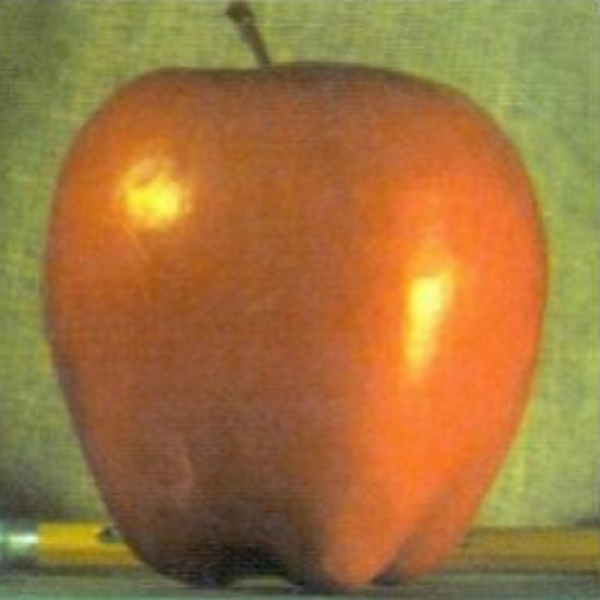
#> input picture Projects/Smooth image transitions using Laplace's pyramid/Datasets/Apple.png, 600 x 600 px; the run also reads 3 pictures not shown here
$ jupyter execute 'Smooth Transitions.ipynb'
#> lines starting #> are read from the running program, lines starting #| are printed output that depends on the picture; after the words box and inside, x2 and y2 are one past the last pixel; in counts of white or black regions, pixels touching at a corner belong together
## ======= Libraries =======

[cell 1]
# Determinadas
import numpy as np
import pandas
import matplotlib.pyplot as plt

# Procesamiento de imágenes
import cv2

# <br><br><br><br><br>======= Part 1 =======

### Given 2 input gray-scale images, create a binary image mask and blend the images in a seamless way. The gray-scale resulting image should show a smooth transition between the two images(from side to side).

### -SmootTransition Class

$$Combined Laplacian_k = (Mask_k * LaplacianA_k) + ((1-Mask_k) * LaplacianB_k)$$

[cell 2]
class SmoothTransition:
    def __init__(self, imgA, imgB, mask, levels=1):
        self.imgA = imgA # Imagen A.
        self.imgB = imgB # Imagen B.
        self.mask = mask # Máscara de la combinación.
        self.levels = levels # Niveles a usar en la pirámide Gaussiana.
        self.mask_pyramid = [] # Pirámide Gaussiana de la máscara.
        self.gaussian_pyramid_A = [] # Pirámide Gaussiana de la imagen A.
        self.gaussian_pyramid_B = [] # Pirámide Gaussiana de la imagen B.
        self.laplacian_pyramid_A = [] # Pirámide Laplaciana de la imagen A.
        self.laplacian_pyramid_B = [] # Pirámide Laplaciana de la imagen B.
        self.reconstructed_laplacian = [] # Pirámide de imágenes donde ya están combinadas.
        self.solution = None # Solución Laplaciana.

    def getGaussianPyramid(self, img):
        ''' Regresa la pirámide Gaussiana de una imagen dada.
            img = Imagen. '''

        # Pirámides Gaussianas.
        gaussian_pyramid = [img]

        # Crear pirámide Gaussiana.
        img_copy = img.copy()

        for i in range(self.levels):
            # Bajar pirámide (comprimir).
            img_copy = cv2.pyrDown(img_copy)

            # Añadir a la lista.
            gaussian_pyramid.append( np.float32(img_copy) )

        return gaussian_pyramid

    def getLaplacianPyramid(self, gaussian_pyramid):
        ''' Regresa la pirámide Laplaciana dada una pirámide Gaussiana.
            gaussian_pyramid = Pirámide Gaussiana de una imagen dada. '''

        # Pirámides Laplacianas.
        laplacian_pyramid = [gaussian_pyramid[-1]]

        for i in range(self.levels,0,-1):
            # Obtener tamaños de las imágenes de la pirámige Gaussiana.
            size = (gaussian_pyramid[i-1].shape[1], gaussian_pyramid[i-1].shape[0])

            # Subir pirámide (expandir).
            up_img = cv2.pyrUp(gaussian_pyramid[i], dstsize=size)

            # Imagen Laplace.
            laplacian_img = gaussian_pyramid[i-1] - up_img

            # Añadir a la lista.
            laplacian_pyramid.append(laplacian_img)

        return laplacian_pyramid

    def mergeImages(self):
        ''' Regresa una lista de imágenes donde se hizo la unión entre la imagen A y la imagen B (cada imagen de
            la lista tiene dimensiones diferentes; sigue el formato de una pirámide: 100x100 -> 50x50 -> 25x25)'''

        # Lista de imágenes Laplacianas combinadas.
        combined_laplacian = []

        # Combinar imágenes.
        for i in range(len(self.laplacian_pyramid_A)):
            # (Combined Laplacian)_k = (Mask_k * LaplacianA_k) + ((1-Mask_k) * LaplacianB_k)
            res = (self.mask_pyramid[i] * self.laplacian_pyramid_A[i]) + ((1-self.mask_pyramid[i]) * self.laplacian_pyramid_B[i])

            # Añadir a la lista.
            combined_laplacian.append(res)

        # Variables a utilizar.
        laplacian_solution = combined_laplacian[0]
        reconstructed_laplacian = [laplacian_solution]

        # Reconstrucción de la imagen.
        for i in range(len(combined_laplacian)-1):
            # Obtener tamaños de las imágenes de la pirámige Gaussiana.
            size = (combined_laplacian[i+1].shape[1], combined_laplacian[i+1].shape[0])

            # Subir pirámide (expandir).
            up_img = cv2.pyrUp(laplacian_solution, dstsize=size)

            # Suma.
            laplacian_solution = combined_laplacian[i+1] + up_img

            # Añadir a la lista.
            reconstructed_laplacian.append(laplacian_solution)

        return reconstructed_laplacian

    def solve(self):
        ''' No retorna nada.
            Pone la imagen que es la solución final en self.solution. '''

        # Máscara.
        self.mask_pyramid = self.getGaussianPyramid(self.mask) # Obtener pirámide Gaussiana de la máscara.
        self.mask_pyramid.reverse() # Invertir lista.

        # Pirámides Gaussianas de las imágenes.
        self.gaussian_pyramid_A = self.getGaussianPyramid(self.imgA)
        self.gaussian_pyramid_B = self.getGaussianPyramid(self.imgB)

        # Pirámides Laplacianas de las imágenes.
        self.laplacian_pyramid_A = self.getLaplacianPyramid(self.gaussian_pyramid_A)
        self.laplacian_pyramid_B = self.getLaplacianPyramid(self.gaussian_pyramid_B)

        # Unir imágenes.
        self.reconstructed_laplacian = self.mergeImages()

        # Solución.
        self.solution = np.uint8(self.reconstructed_laplacian[-1])

### Load Data

[cell 3]
# Cargar imágenes.
imgA = cv2.imread(r'Datasets/Apple.png')
#> imgA is the input picture: shape (600, 600, 3); mean B, G, R 61.8, 116.7, 158.6
imgB = cv2.imread(r'Datasets/Orange.png')
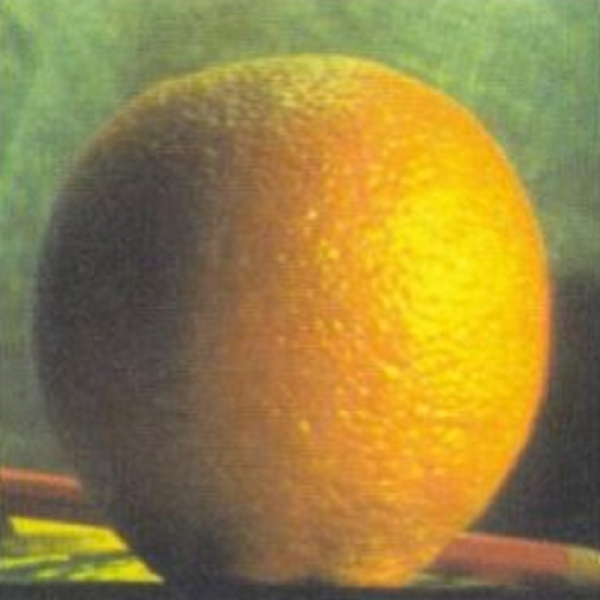
#> input picture Projects/Smooth image transitions using Laplace's pyramid/Datasets/Orange.png, 600 x 600 px
#> imgB is the input picture: shape (600, 600, 3); mean B, G, R 66.2, 130.7, 150.7

# RGB.
imgA = cv2.cvtColor(imgA, cv2.COLOR_BGR2RGB)
imgB = cv2.cvtColor(imgB, cv2.COLOR_BGR2RGB)

# Grayscale.
imgA_gray = cv2.cvtColor(imgA, cv2.COLOR_RGB2GRAY)
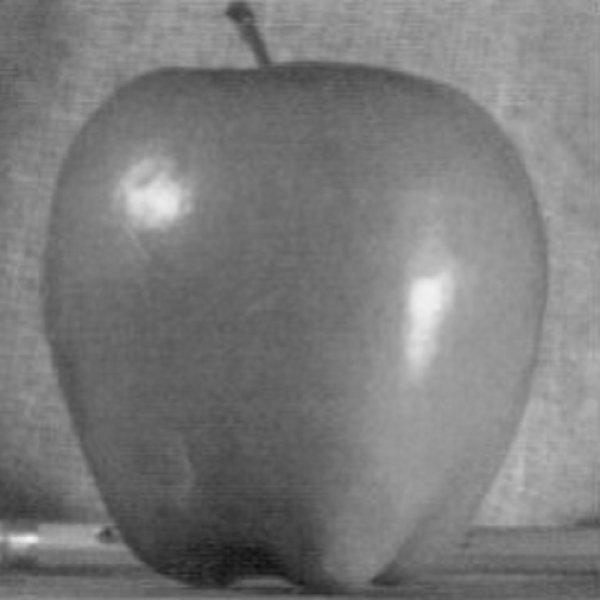
#> imgA_gray: shape (600, 600); min 15, max 240, mean 123
imgB_gray = cv2.cvtColor(imgB, cv2.COLOR_RGB2GRAY)
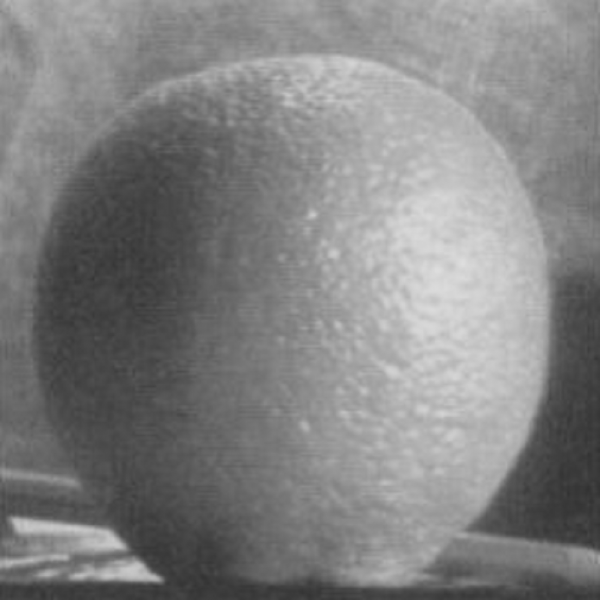
#> imgB_gray: shape (600, 600); min 49, max 222, mean 129.4

# Obtener forma de la imagen.
height, width, channels = imgA.shape
#> height = 600; width = 600; channels = 3

# Mostrar imagen.
plt.figure()
plt.subplot(1,2,1)
plt.imshow(imgA_gray, cmap="gray")
plt.title("Apple")
plt.subplot(1,2,2)
plt.imshow(imgB_gray, cmap="gray")
plt.title("Orange")
plt.show()
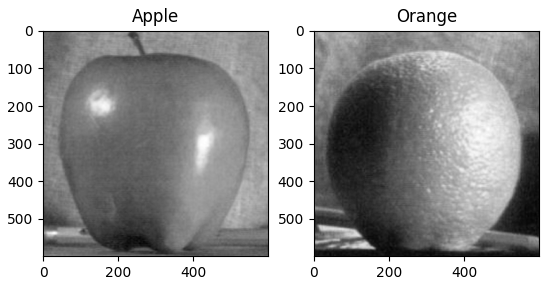
#> figure drawn by matplotlib, 2 panels

### Solution (Grayscale)

[cell 4]
# Número de niveles en la pirámide Gaussiana (más niveles = más difuminación, hasta un cierto límite ya deja de mejorar)
levels = 6

# Forma de la máscara.
mask = np.zeros_like(imgA_gray, dtype='float32')
mask[:,:imgA_gray.shape[1]//2] = 1

# Resolver.
solution1 = SmoothTransition(imgA_gray, imgB_gray, mask, levels=levels)
#> in __init__, `self.mask = mask`:
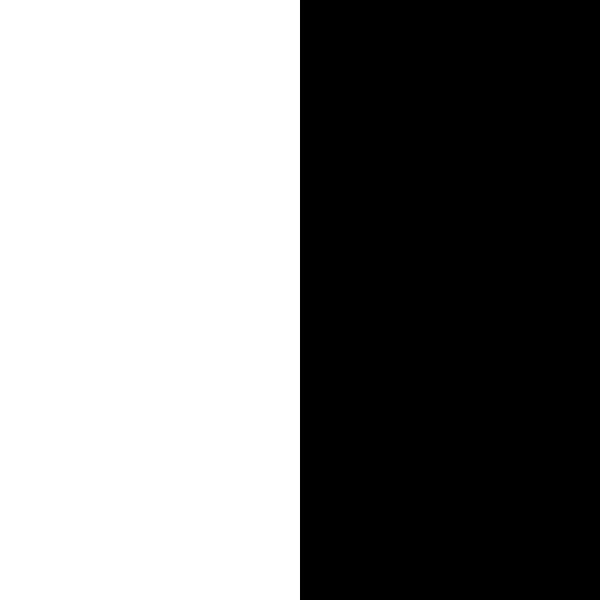
#> self.mask: shape (600, 600) float32; values 0 (black) and 1 (white), 50% white; 1 white region, box (x1, y1, x2, y2) and area: (0, 0, 300, 600) 180000
solution1.solve()
#> after the loop in getGaussianPyramid, `for i in range(self.levels):`: gaussian_pyramid = 7 items
#> the loop in getGaussianPyramid (call 3), `for i in range(self.levels):` made 6 passes
#> pass 3, in getGaussianPyramid (call 3), `img_copy = cv2.pyrDown(img_copy)`:
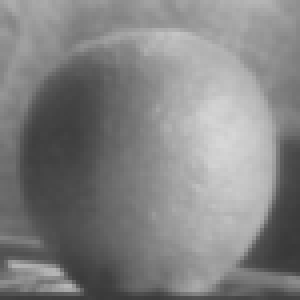
#> img_copy: shape (75, 75) (shown 4 times larger); min 56, max 215, mean 130.1
#> the loop in getLaplacianPyramid (call 2), `for i in range(self.levels,0,-1):` made 6 passes
#> pass 3, in getLaplacianPyramid (call 2), `laplacian_img = gaussian_pyramid[i-1] - up_img`:
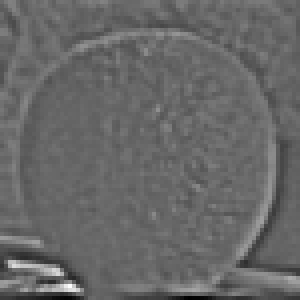
#> laplacian_img: shape (75, 75) float32 (shown 4 times larger); min -36.06, max 52.25, mean -0.1; drawn with min black and max white
#> the loop in mergeImages, `for i in range(len(self.laplacian_pyramid_A)):` made 7 passes
#> the loop in mergeImages, `for i in range(len(combined_laplacian)-1):` made 6 passes
#> size on passes 1 to 6: (19, 19), (38, 38), (75, 75), (150, 150), (300, 300), (600, 600)
#> after the loop in mergeImages, `for i in range(len(combined_laplacian)-1):`:
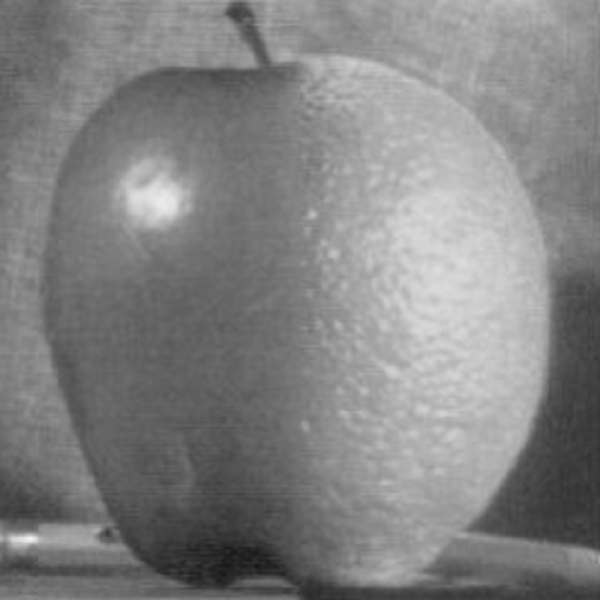
#> laplacian_solution: shape (600, 600) float32; min 22.07, max 240, mean 130.7


# Mostrar imagen.
plt.figure(figsize=(10,10))
plt.subplot(1,3,1)
plt.imshow(imgA_gray, cmap="gray")
plt.title("Apple")
plt.subplot(1,3,2)
plt.imshow(imgB_gray, cmap="gray")
plt.title("Orange")
plt.subplot(1,3,3)
plt.imshow(solution1.solution, cmap="gray")
plt.title("Smooth Transition")
plt.show()

### Solution (Color)

[cell 5]
# Forma de la máscara.
mask = np.zeros_like(imgA, dtype='float32')
#> mask: shape (600, 600, 3) float32; every value is 0
mask[:,:imgA.shape[1]//2] = 1

# Resolver.
solution2 = SmoothTransition(imgA, imgB, mask, levels=levels)
solution2.solve()
#> the loop in getLaplacianPyramid (call 3), `for i in range(self.levels,0,-1):` made 6 passes
#> pass 3, in getLaplacianPyramid (call 3), `up_img = cv2.pyrUp(gaussian_pyramid[i], dstsize=size)`:
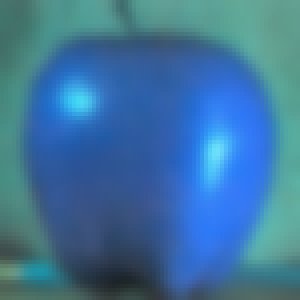
#> up_img: shape (75, 75, 3) float32 (shown 4 times larger); mean of channels 0, 1, 2 158.7, 116.8, 61.6; drawn as B, G, R
#> pass 3, in getLaplacianPyramid (call 3), `laplacian_img = gaussian_pyramid[i-1] - up_img`:
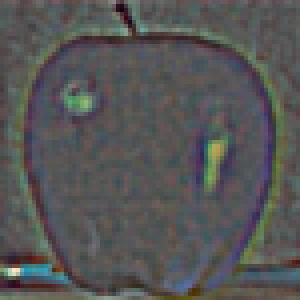
#> laplacian_img: shape (75, 75, 3) float32 (shown 4 times larger); mean of channels 0, 1, 2 0, 0, 0; drawn with min black and max white
#> the loop in mergeImages (call 2), `for i in range(len(self.laplacian_pyramid_A)):` made 7 passes
#> the loop in mergeImages (call 2), `for i in range(len(combined_laplacian)-1):` made 6 passes


# Mostrar imagen.
plt.figure(figsize=(10,10))
plt.subplot(1,3,1)
plt.imshow(imgA)
plt.title("Apple")
plt.subplot(1,3,2)
plt.imshow(imgB)
plt.title("Orange")
plt.subplot(1,3,3)
plt.imshow(solution2.solution)
plt.title("Smooth Transition")
plt.show()

# <br><br><br><br><br>======= Part 2 =======

### Create a gray-scale image mask.

### Blend the images in a seamless way. The color resulting image should show a smooth transition between the two images).

### Load Data

[cell 6]
# Cargar imágenes.
imgA_part2 = cv2.imread(r'Datasets/AMLO.jpg')
imgA_part2 = cv2.resize(imgA_part2, (1000, 1000))
imgB_part2 = cv2.imread(r'Datasets/Toreto.jpg')
imgB_part2 = cv2.resize(imgB_part2, (1000, 1000))

# RGB.
imgA_part2 = cv2.cvtColor(imgA_part2, cv2.COLOR_BGR2RGB)
imgB_part2 = cv2.cvtColor(imgB_part2, cv2.COLOR_BGR2RGB)

# Obtener forma de la imagen.
height, width, channels = imgA_part2.shape
#> height = 1000; width = 1000

# Mostrar imagen.
plt.figure()
plt.subplot(1,2,1)
plt.imshow(imgA_part2)
plt.title("AMLO")
plt.subplot(1,2,2)
plt.imshow(imgB_part2)
plt.title("Toreto")
plt.show()

### Load Mask

[cell 7]
# Número de niveles en la pirámide Gaussiana (más niveles = más difuminación, hasta un cierto límite ya deja de mejorar)
levels = 5

# Cargar máscara..
mask_part2 = cv2.imread(r'Datasets/Mask_gradient.jpg')
mask_part2 = cv2.resize(mask_part2, (1000, 1000))

# Cambiar tipo de dato.
mask_part2 = np.float32(mask_part2)

# Rango de 0 a 1.
mask_part2 /= 255

# Mostrar imagen.
plt.figure()
plt.imshow(mask_part2, cmap='gray')
plt.title('Mask')
plt.show()

### Solution

[cell 8]
# Resolver.
solution_part2 = SmoothTransition(imgA_part2, imgB_part2, mask_part2, levels=levels)
solution_part2.solve()
